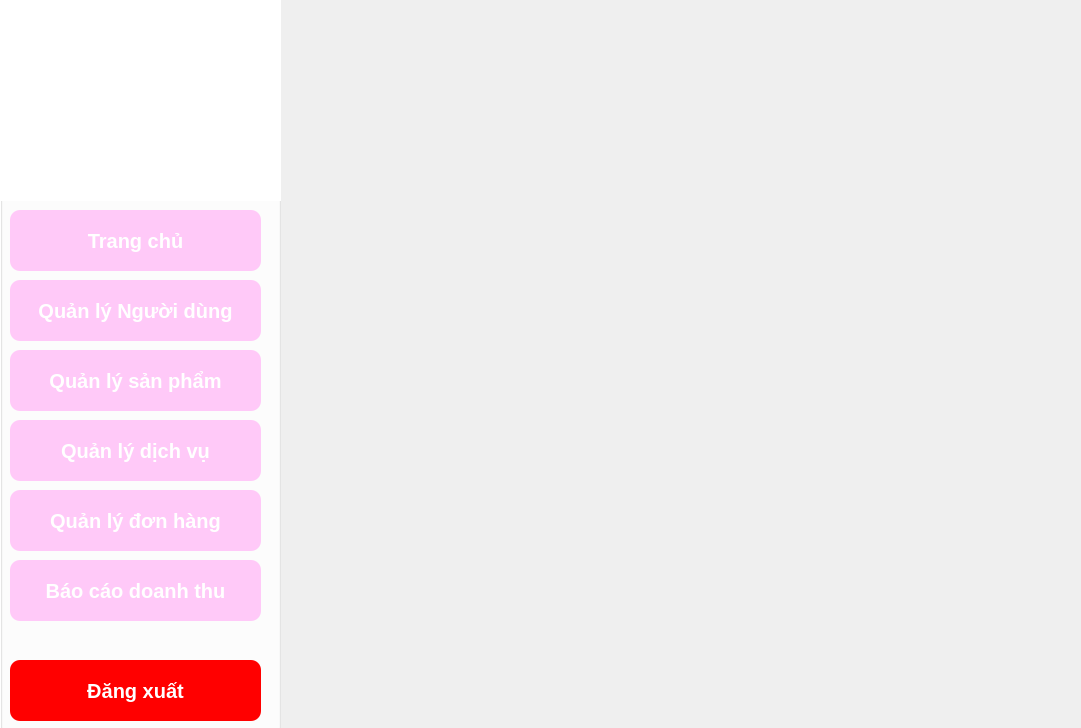
<?xml version="1.0" encoding="UTF-8"?>
<ui version="4.0">
 <class>MainWindow</class>
 <widget class="QMainWindow" name="MainWindow">
  <property name="geometry">
   <rect>
    <x>0</x>
    <y>0</y>
    <width>1081</width>
    <height>728</height>
   </rect>
  </property>
  <property name="windowTitle">
   <string>Trang Chủ</string>
  </property>
  <widget class="QWidget" name="centralwidget">
   <widget class="QGroupBox" name="groupBox">
    <property name="geometry">
     <rect>
      <x>0</x>
      <y>0</y>
      <width>281</width>
      <height>731</height>
     </rect>
    </property>
    <property name="styleSheet">
     <string notr="true">QGroupBox{
	background-color:rgb(255, 255, 255);
}</string>
    </property>
    <property name="title">
     <string/>
    </property>
    <widget class="QLabel" name="label_2">
     <property name="geometry">
      <rect>
       <x>0</x>
       <y>0</y>
       <width>281</width>
       <height>201</height>
      </rect>
     </property>
     <property name="styleSheet">
      <string notr="true">QLabel{
	background-color:rgb(255, 255, 255);
}</string>
     </property>
     <property name="text">
      <string/>
     </property>
     <property name="pixmap">
      <pixmap>img/1600w-pHbUdOZU-WI.webp</pixmap>
     </property>
     <property name="scaledContents">
      <bool>true</bool>
     </property>
     <property name="alignment">
      <set>Qt::AlignBottom|Qt::AlignLeading|Qt::AlignLeft</set>
     </property>
     <property name="wordWrap">
      <bool>false</bool>
     </property>
    </widget>
    <widget class="QPushButton" name="btnTrangChu">
     <property name="geometry">
      <rect>
       <x>10</x>
       <y>210</y>
       <width>251</width>
       <height>61</height>
      </rect>
     </property>
     <property name="styleSheet">
      <string notr="true">QPushButton{
	font-size: 20px;
    border-radius: 10px;
	background-color: rgb(255, 201, 248);
	color:rgb(255, 255, 255);
	font-weight: bold;
}
QPushButton:hover{
	background-color: rgb(0, 170, 255);
	cursor: pointer;
}</string>
     </property>
     <property name="text">
      <string>Trang chủ</string>
     </property>
    </widget>
    <widget class="QPushButton" name="btnQuanLyNguoiDung">
     <property name="geometry">
      <rect>
       <x>10</x>
       <y>280</y>
       <width>251</width>
       <height>61</height>
      </rect>
     </property>
     <property name="styleSheet">
      <string notr="true">QPushButton{
	font-size: 20px;
    border-radius: 10px;
	background-color: rgb(255, 201, 248);
	color:rgb(255, 255, 255);
	font-weight: bold;
}
QPushButton:hover{
	background-color: rgb(0, 170, 255);
	cursor: pointer;
}</string>
     </property>
     <property name="text">
      <string>Quản lý Người dùng</string>
     </property>
    </widget>
    <widget class="QPushButton" name="btnQuanLySanPham">
     <property name="geometry">
      <rect>
       <x>10</x>
       <y>350</y>
       <width>251</width>
       <height>61</height>
      </rect>
     </property>
     <property name="styleSheet">
      <string notr="true">QPushButton{
	font-size: 20px;
    border-radius: 10px;
	background-color: rgb(255, 201, 248);
	color:rgb(255, 255, 255);
	font-weight: bold;
}
QPushButton:hover{
	background-color: rgb(0, 170, 255);
	cursor: pointer;
}</string>
     </property>
     <property name="text">
      <string>Quản lý sản phẩm</string>
     </property>
    </widget>
    <widget class="QPushButton" name="btnQuanlyDichVu">
     <property name="geometry">
      <rect>
       <x>10</x>
       <y>420</y>
       <width>251</width>
       <height>61</height>
      </rect>
     </property>
     <property name="styleSheet">
      <string notr="true">QPushButton{
	font-size: 20px;
    border-radius: 10px;
	background-color: rgb(255, 201, 248);
	color:rgb(255, 255, 255);
	font-weight: bold;
}
QPushButton:hover{
	background-color: rgb(0, 170, 255);
	cursor: pointer;
}</string>
     </property>
     <property name="text">
      <string>Quản lý dịch vụ</string>
     </property>
    </widget>
    <widget class="QPushButton" name="btnQuanLyDonHang">
     <property name="geometry">
      <rect>
       <x>10</x>
       <y>490</y>
       <width>251</width>
       <height>61</height>
      </rect>
     </property>
     <property name="styleSheet">
      <string notr="true">QPushButton{
	font-size: 20px;
    border-radius: 10px;
	background-color: rgb(255, 201, 248);
	color:rgb(255, 255, 255);
	font-weight: bold;
}
QPushButton:hover{
	background-color: rgb(0, 170, 255);
	cursor: pointer;
}</string>
     </property>
     <property name="text">
      <string>Quản lý đơn hàng</string>
     </property>
    </widget>
    <widget class="QPushButton" name="btnBaoCao">
     <property name="geometry">
      <rect>
       <x>10</x>
       <y>560</y>
       <width>251</width>
       <height>61</height>
      </rect>
     </property>
     <property name="styleSheet">
      <string notr="true">QPushButton{
	font-size: 20px;
    border-radius: 10px;
	background-color: rgb(255, 201, 248);
	color:rgb(255, 255, 255);
	font-weight: bold;
}
QPushButton:hover{
	background-color: rgb(0, 170, 255);
	cursor: pointer;
}</string>
     </property>
     <property name="text">
      <string>Báo cáo doanh thu</string>
     </property>
    </widget>
    <widget class="QPushButton" name="btnDangXuat">
     <property name="geometry">
      <rect>
       <x>10</x>
       <y>660</y>
       <width>251</width>
       <height>61</height>
      </rect>
     </property>
     <property name="styleSheet">
      <string notr="true">QPushButton{
	font-size: 20px;
    border-radius: 10px;
	background-color: rgb(255, 0, 0);
	color:rgb(255, 255, 255);
	font-weight: bold;
}
QPushButton:hover{
	background-color: rgb(255, 82, 82);
	cursor: pointer;
}</string>
     </property>
     <property name="text">
      <string>Đăng xuất</string>
     </property>
    </widget>
   </widget>
   <widget class="QLabel" name="label">
    <property name="geometry">
     <rect>
      <x>280</x>
      <y>0</y>
      <width>801</width>
      <height>731</height>
     </rect>
    </property>
    <property name="text">
     <string/>
    </property>
    <property name="pixmap">
     <pixmap>img/thiet-ke-cua-hang-quan-ao-tre-em-da-nang-hien-dai-min.jpeg</pixmap>
    </property>
    <property name="scaledContents">
     <bool>true</bool>
    </property>
    <property name="alignment">
     <set>Qt::AlignBottom|Qt::AlignLeading|Qt::AlignLeft</set>
    </property>
    <property name="wordWrap">
     <bool>false</bool>
    </property>
   </widget>
  </widget>
 </widget>
 <resources/>
 <connections/>
</ui>
